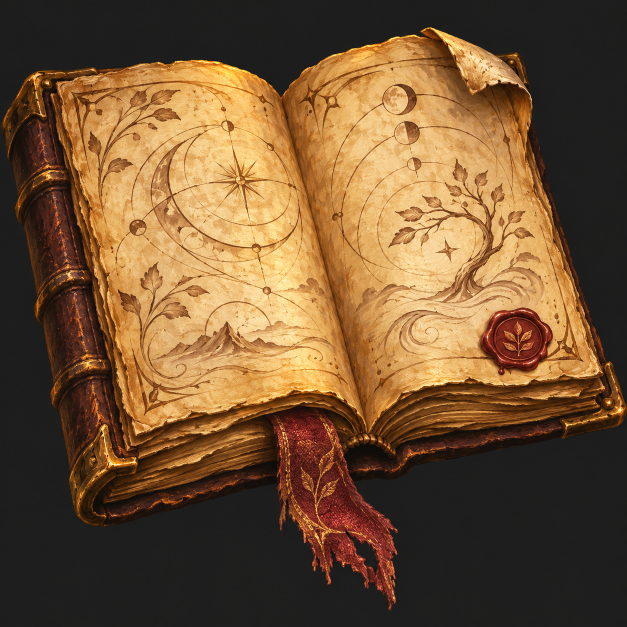
#> input picture art-source/council-manuscript/manuscript.png, 1254 x 1254 px (shown at 1/2 size)
$ python import.py
#> lines starting #> are read from the running program, lines starting #| are printed output that depends on the picture
"""Import the painted manuscript (the Council symbols are now cut by tools/art-wire-5/import-expansion.py)."""
from pathlib import Path
from PIL import Image
ROOT = Path(__file__).resolve().parents[2]
# (the sixteen Council and News symbols are cut by tools/art-wire-5/import-expansion.py since the repainted sheet, at the sizes drawn)
manuscript = Image.open(ROOT / 'art-source/council-manuscript/manuscript.png').convert('RGB')
#> manuscript is the input picture: PIL image 1254x1254 RGB; mean R, G, B 113.9, 83.4, 51.7
manuscript.resize((256,256), Image.Resampling.LANCZOS).save(ROOT / 'src/art/quests/lost-face.png', optimize=True)
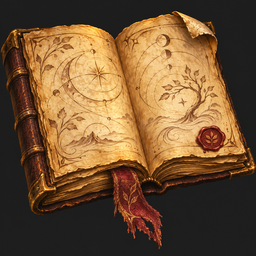
#> saved as lost-face.png: PIL image 256x256 RGB; mean R, G, B 113.9, 83.4, 51.7
print('Imported the painted manuscript.')
